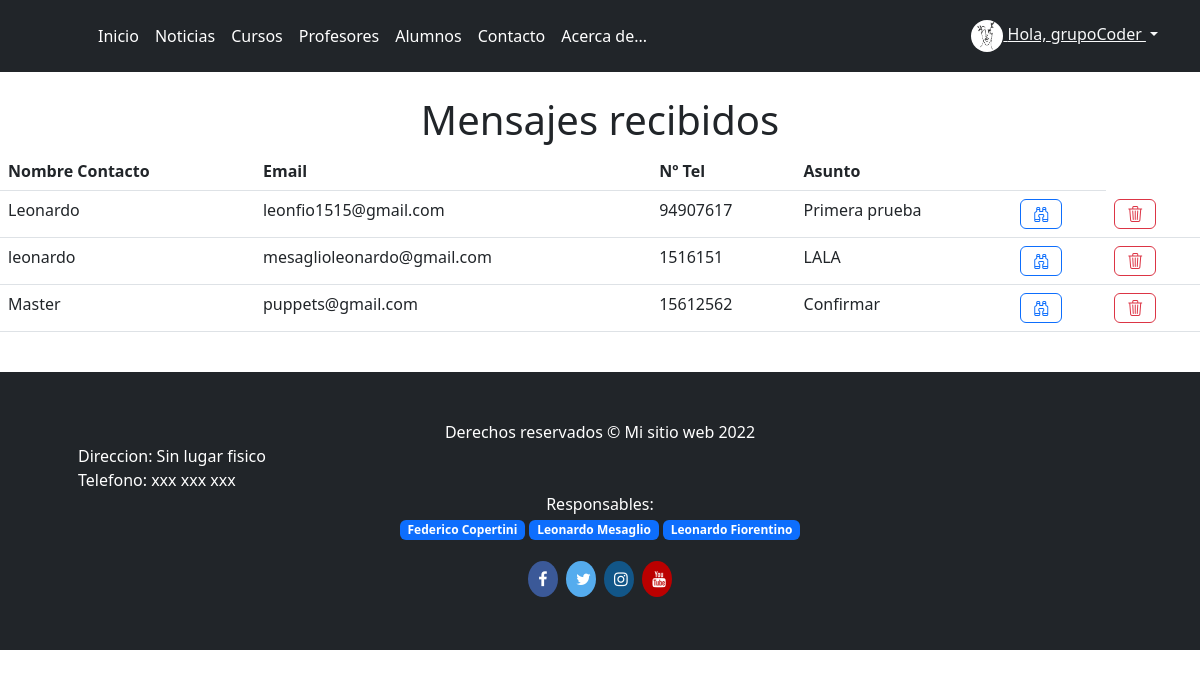
Before: /mensajes_contacto (signed in) with the older database file.
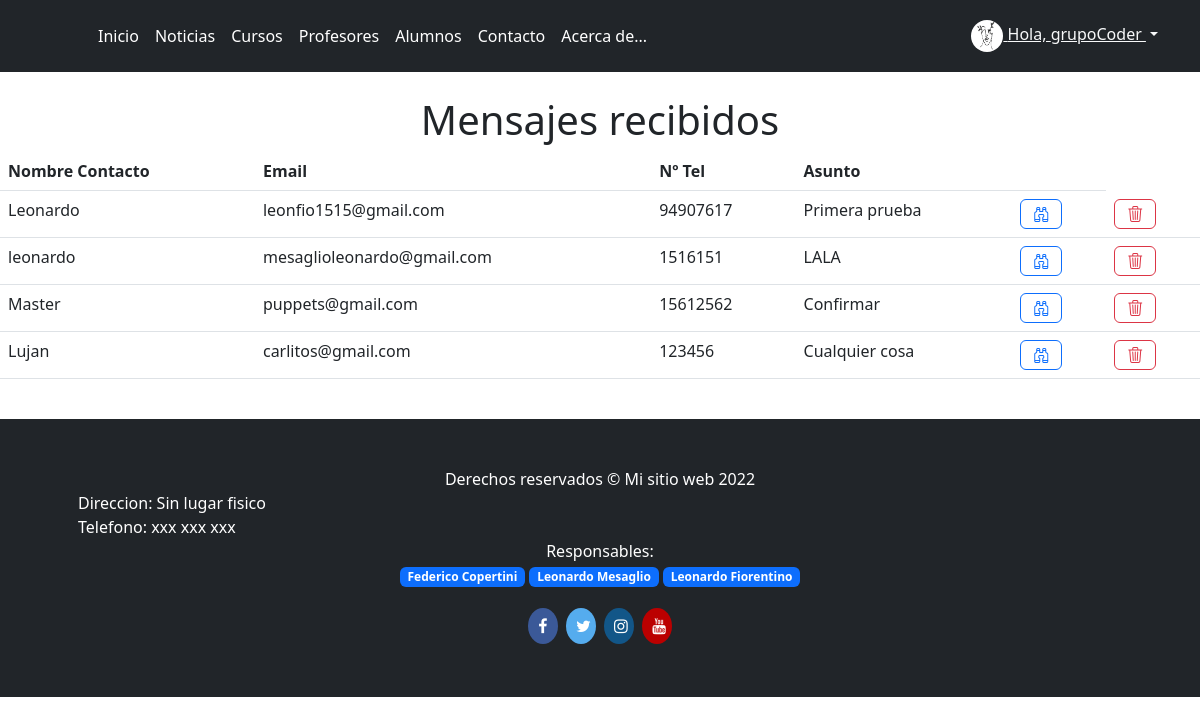
After: the same page with the newer database file.
### Academia_Arte/models.py (models this page shows)
class Contacto(models.Model):
    nombre_contacto = models.CharField(max_length=20)
    email_contacto = models.EmailField()
    tel_contacto = models.IntegerField()
    asunto_contacto = models.CharField(max_length=40)
    mensaje_contacto = models.CharField(max_length=500)

### Academia_Arte/views.py (the view)
# urls.py: path('mensajes_contacto', ContactoList.as_view(), name="mensajes_contacto"),
class ContactoList(StaffRequiredMixin,ListView):
    model = Contacto
    template_name = "Academia_Arte/mensajes_contacto.html"

### Academia_Arte/views.py (called while the page is built)
    def dispatch(self,request,*args,**kwargs):
        if not request.user.is_staff:
            return redirect(reverse_lazy('login'))
        return super(StaffRequiredMixin,self).dispatch(request,*args,**kwargs)

### Academia_Arte/templates/Academia_Arte/mensajes_contacto.html
{% extends "Academia_Arte/base.html" %}
{% block content %}
<br>
<h1 class="col text-center">Mensajes recibidos</h1>
<table class="table">
    <thead class="thead-dark">
        <tr>
            <th scope="col">Nombre Contacto</th>
            <th scope="col">Email</th>
            <th scope="col">Nº Tel</th>
            <th scope="col">Asunto</th>
            <th scope="col"></th>
        </tr>
    </thead>
    <tbody>
        <div style="text-align:center;">
            {% for mensaje in object_list %}
            <tr>
                <td>{{ mensaje.nombre_contacto }}</td>
                <td>{{ mensaje.email_contacto }}</td>
                <td>{{ mensaje.tel_contacto }}</td>
                <td>{{ mensaje.asunto_contacto }}</td>
                <td><a type="button" class="btn btn-block btn btn-outline-primary"
                        href="{% url 'mensaje_detail' mensaje.id %}"><i class="bi bi-binoculars"></i></a></td>
                <td><a type="button" class="btn btn-block btn btn-outline-danger btnEliminacion"
                        href="{% url 'mensaje_eliminar' mensaje.id %}"><i class="bi bi-trash3"></i></a></td>
            </tr>
        </div>
        {% endfor %}
    </tbody>
</table>
<br>
{% endblock %}

Changed rows visible on the page:
added Contacto: nombre_contacto "Lujan", email_contacto "carlitos@gmail.com", tel_contacto "123456", asunto_contacto "Cualquier cosa"
